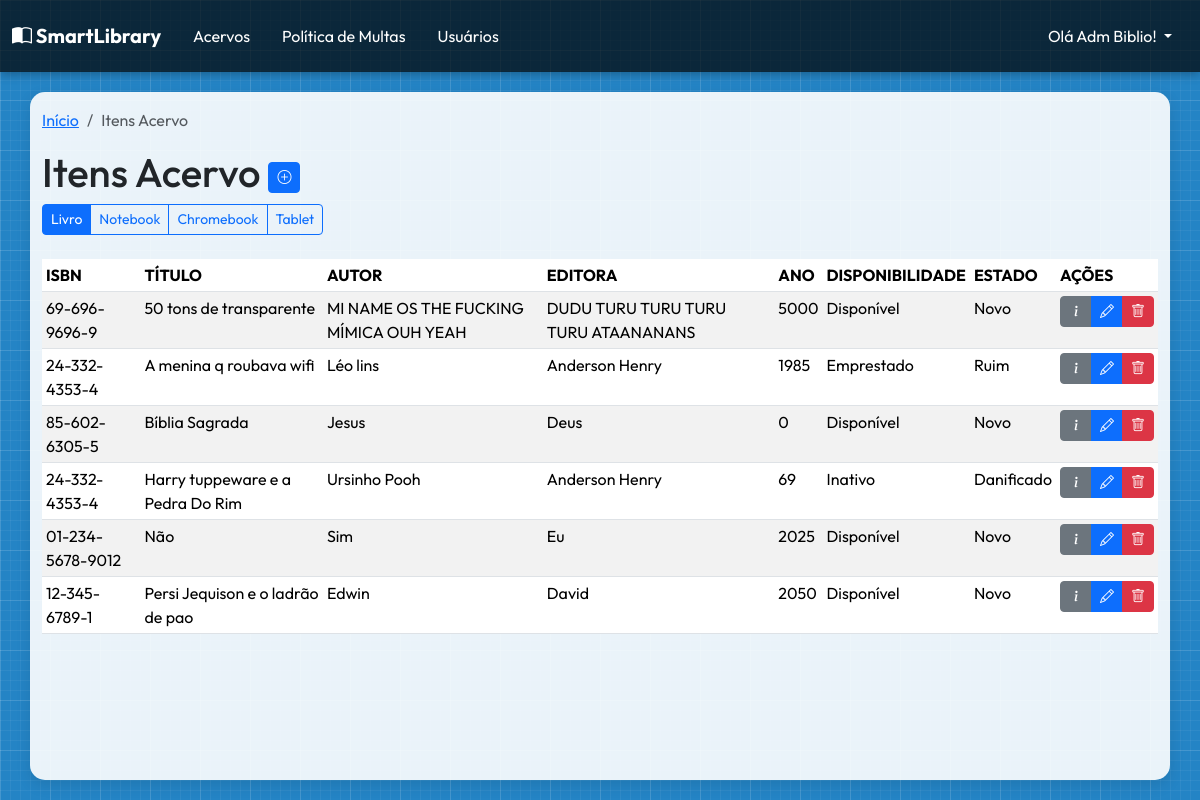
The page /collection-item/ (signed in) on the database its author committed.
### user/models.py (models this page shows, shortened)
class User(AbstractUser):
    LEITOR = 0
    FUNCIONARIO = 1
    BIBLIOTECARIO = 2
    STATUS_ATIVO = 0
    STATUS_BLOQUEADO = 1
    STATUS_SUSPENSO = 2
    USERS_TYPES_LIST = [
        (LEITOR, "Leitor"),
        (FUNCIONARIO, "Funcionário"),
        (BIBLIOTECARIO, "Bibliotecário"),
    ]
    STATUS_CHOICES = [
        (STATUS_ATIVO, "Ativo"),
        (STATUS_BLOQUEADO, "Bloqueado"),
        (STATUS_SUSPENSO, "Suspenso"),
    ]
    type_user = models.PositiveSmallIntegerField(
        choices=USERS_TYPES_LIST, default=LEITOR, verbose_name="Tipo de Usuário"
    )
    status = models.PositiveSmallIntegerField(
        choices=STATUS_CHOICES, default=STATUS_ATIVO, verbose_name="Status"
    )
    last_modified_by = models.ForeignKey(
        "self",
        on_delete=models.SET_NULL,
        null=True,
        blank=True,
        related_name="modifier",
    )
    username = models.CharField(
        max_length=150,
        unique=True,
        verbose_name="Nome Completo",
        validators=[validate_name],
        help_text="Digite seu nome e sobrenome com letra maiúscula no começo",
    )
    cpf = models.CharField(
        max_length=11,
        unique=True,
        verbose_name="CPF",
        validators=[MinLengthValidator(11), validate_cpf],
        help_text="Não use pontos nem traços",
    )
    phone = models.CharField(
        max_length=11,
        verbose_name="Telefone",
        validators=[MinLengthValidator(10), validate_phone],
        help_text="Digite seu número de celular ou telefone fixo, adicione também seu DDD.",
    )
    cgm = models.CharField(
        max_length=10,
        blank=True,
        null=True,
        unique=True,
        verbose_name="CGM",
        validators=[validate_cgm],
        help_text="Código Geral de Matrícula (10 dígitos)",
    )
    USERNAME_FIELD = "username"
    REQUIRED_FIELDS = ["email", "phone", "cpf"]
    class Meta:
        verbose_name = "Usuário"
        verbose_name_plural = "Usuários"
        ordering = ["type_user", "username"]
    def __str__(self):
        return self.username

### collection_item/models.py (models this page shows, shortened)
class CollectionItem(models.Model):
    LIVRO = 0
    NOTEBOOK = 1
    CHROMEBOOK = 2
    TABLET = 3
    COLLECTION_TYPES = [
        (LIVRO, "Livro"),
        (NOTEBOOK, "Notebook"),
        (CHROMEBOOK, "Chromebook"),
        (TABLET, "Tablet"),
    ]
    type = models.PositiveSmallIntegerField(
        choices=COLLECTION_TYPES,
        default=LIVRO,
        verbose_name="Tipo de Acervo",
        null=False,
        blank=False,
    )
    NOVO = 0
    BOM = 1
    REGULAR = 2
    RUIM = 3
    DANIFICADO = 4
    ESTADO_CONSEVACAO = {
        NOVO: "Novo",
        BOM: "Bom",
        REGULAR: "Regular",
        RUIM: "Ruim",
        DANIFICADO: "Danificado",
    }
    preservation = models.PositiveSmallIntegerField(
        verbose_name="Estado de Conservação",
        choices=ESTADO_CONSEVACAO,
        null=False,
        blank=False,
        default=NOVO,
    )
    DISPONIVEL = 0
    EMPRESTADO = 1
    RESERVADO = 2
    INATIVO = 3
    ESTADO_DISPONIVEL = {
        DISPONIVEL: "Disponível",
        EMPRESTADO: "Emprestado",
        RESERVADO: "Reservado",
        INATIVO: "Inativo",
    }
    availability = models.PositiveSmallIntegerField(
        verbose_name="Disponibilidade",
        choices=ESTADO_DISPONIVEL,
        null=False,
        blank=False,
        default=DISPONIVEL,
    )
    class Meta:
        verbose_name = "Item do Acervo"
        verbose_name_plural = "Itens do Acervo"
        ordering = ["type", "availability", "preservation"]
    def preservation_display(self):
        return self.ESTADO_CONSEVACAO.get(self.preservation, "Desconhecido")
    def availability_display(self):
        return self.ESTADO_DISPONIVEL.get(self.availability, "Desconhecido")

class Book(CollectionItem):
    isbn = models.CharField(
        verbose_name="ISBN",
        max_length=13,
        help_text="Digite apenas números",
        validators=[validate_isbn],
    )
    title = models.CharField(verbose_name="Título da Obra", max_length=100)
    author = models.CharField(verbose_name="Autor da Obra", max_length=50)
    publisher = models.CharField(verbose_name="Editora da Obra", max_length=50)
    year_pub = models.IntegerField(verbose_name="Ano de Publicação")
    class Meta:
        verbose_name = "Livro"
        verbose_name_plural = "Livros"
        ordering = ["title"]
    def isbn_display(self):
        isbn = self.isbn
        if isbn != 13:
            return isbn[:2] + "-" + isbn[2:5] + "-" + isbn[5:9] + "-" + isbn[9:]

class CollectionItem(models.Model):
    LIVRO = 0
    NOTEBOOK = 1
    CHROMEBOOK = 2
    TABLET = 3
    COLLECTION_TYPES = [
        (LIVRO, "Livro"),
        (NOTEBOOK, "Notebook"),
        (CHROMEBOOK, "Chromebook"),
        (TABLET, "Tablet"),
    ]
    type = models.PositiveSmallIntegerField(
        choices=COLLECTION_TYPES,
        default=LIVRO,
        verbose_name="Tipo de Acervo",
        null=False,
        blank=False,
    )
    NOVO = 0
    BOM = 1
    REGULAR = 2
    RUIM = 3
    DANIFICADO = 4
    ESTADO_CONSEVACAO = {
        NOVO: "Novo",
        BOM: "Bom",
        REGULAR: "Regular",
        RUIM: "Ruim",
        DANIFICADO: "Danificado",
    }
    preservation = models.PositiveSmallIntegerField(
        verbose_name="Estado de Conservação",
        choices=ESTADO_CONSEVACAO,
        null=False,
        blank=False,
        default=NOVO,
    )
    DISPONIVEL = 0
    EMPRESTADO = 1
    RESERVADO = 2
    INATIVO = 3
    ESTADO_DISPONIVEL = {
        DISPONIVEL: "Disponível",
        EMPRESTADO: "Emprestado",
        RESERVADO: "Reservado",
        INATIVO: "Inativo",
    }
    availability = models.PositiveSmallIntegerField(
        verbose_name="Disponibilidade",
        choices=ESTADO_DISPONIVEL,
        null=False,
        blank=False,
        default=DISPONIVEL,
    )
    class Meta:
        verbose_name = "Item do Acervo"
        verbose_name_plural = "Itens do Acervo"
        ordering = ["type", "availability", "preservation"]
    def preservation_display(self):
        return self.ESTADO_CONSEVACAO.get(self.preservation, "Desconhecido")
    def availability_display(self):
        return self.ESTADO_DISPONIVEL.get(self.availability, "Desconhecido")

### collection_item/views.py (the view)
class CollectionItemListView(LoginRequiredMixin, ListView):
    template_name = "collection_item/collectionitem_list.html"
    context_object_name = "items_list"
    def get_queryset(self):
        self.selected_type = int(self.request.GET.get("type", 0))
        if self.selected_type == CollectionItem.LIVRO:
            return Book.objects.all()
        else:
            return Equipment.objects.filter(type=self.selected_type)
    def get_context_data(self, **kwargs):
        context = super().get_context_data(**kwargs)
        context["collection_types"] = CollectionItem.COLLECTION_TYPES
        context["selected_type"] = self.selected_type
        return context

### collection_item/templates/collection_item/collectionitem_list.html (shortened to what this page needs)
{%extends "base.html"%}
{% block breadcrumbs %}
    <ol class="breadcrumb">
        <li class="breadcrumb-item"><a href="{% url "home_page" %}">Início</a></li>
        <li class="breadcrumb-item active" aria-current="page">Itens Acervo</li>
    </ol>
{% endblock breadcrumbs %}
{% block main_content %}
    <h1>Itens Acervo {% if user.type_user == 2 %} <a href="{% url "collection_item_create" %}" class="btn btn-primary btn-sm" data-bs-toggle="tooltip" data-bs-title="Cadastrar Item de Acervo"><i class="bi bi-plus-circle"></i></a>{% endif %}</h1>
        <div class="btn-group mb-4" role="group">
            {% for type_value, type_name in collection_types %}
            <a href="?type={{type_value}}" class="btn btn-sm {% if selected_type == type_value %}btn-primary{% else %}btn-outline-primary{% endif %}">{{type_name}}</a>
            {% endfor %}
        </div>
    <div class="table-responsive" id="id-equipment-table">
        <table class="table table-striped table-hover table-sm">
            <thead>
                <tr>
                    {% if selected_type == 0 %}
                        <th>ISBN</th>
                        <th>TÍTULO</th>
                        <th>AUTOR</th>
                        <th>EDITORA</th>
                        <th>ANO</th>
                    {% else %}
                        <th>NÚMERO DE SÉRIE</th>
                        <th>MODELO/MARCA</th>
                        <th>ESPECIFICAÇÃO</th>
                    {% endif %}
                    <th>DISPONIBILIDADE</th>
                    <th>ESTADO</th>
                    <th>AÇÕES</th>
                </tr>
            </thead>
            <tbody>
                {% for item in items_list %}
                <tr>
                    {% if selected_type == 0 %}
                        <td>{{item.isbn_display}}</td>
                        <td>{{item.title}}</td>
                        <td>{{item.author}}</td>
                        <td>{{item.publisher}}</td>
                        <td>{{item.year_pub}}</td>
                    {% else %}
                        <td>{{item.serial_number}}</td>
                        <td>{{item.brand}}</td>
                        <td>{{item.specifications|truncatechars:50}}</td>
                    {% endif %}
                    <td>{{item.availability_display}}</td>
                    <td>{{item.preservation_display}}</td>
                    <td>
                        <div class="btn-group">
                            <a href="{% url "collection_item_detail" pk=item.id %}" class="btn btn-secondary btn-sm" data-bs-toggle="tooltip" data-bs-title="Informações do Item"><i class="bi bi-info-lg"></i></a>
                            {% if user.type_user == 2 %}
                            <a href="{% url 'collection_item_update' item.id %}" class="btn btn-sm btn-primary" title="Editar Item" data-bs-toggle="tooltip" data-bs-title="Editar Item">
                                <i class="bi bi-pencil"></i>
                            </a>
                            <a href="{% url "collection_item_delete" item.id %}"class="btn btn-sm btn-danger" title="Excluir" data-bs-toggle="tooltip" data-bs-title="Excluir Item" >
                                <i class="bi bi-trash"></i>
                            </a>
                            {% endif %}
                        </div>
                    </td>
                </tr>
                {% empty %}
                <tr>
                    <td colspan="{% if selected_type == 0 %} 8 {% else %} 6 {% endif %}" class="text-center">Nenhum item encontrado</td>
                </tr>
                {% endfor %}
            </tbody>
        </table>
    </div>
    <div class="pagination">
    </div>
{% endblock main_content %}

### templates/base.html (shortened to what this page needs)
{% load static %}
<!DOCTYPE html>
<html lang="pt-br">
<head>
    <link href="https://cdn.jsdelivr.net/npm/bootstrap@5.3.6/dist/css/bootstrap.min.css" rel="stylesheet">
    <link rel="stylesheet" href="{% static "css/style.css" %}">
</head>
<body>
    <header>
        <nav class="navbar navbar-expand-lg" data-bs-theme="dark" style="width: 100%;">
        <div class="container-fluid">
                <div class="logo">
                    <a class="navbar-brand" href="{% url "home_page" %}"><i class="bi bi-book-half"></i> SmartLibrary</a>
                </div>
                <div class="collapse navbar-collapse" id="navbarNavDropdown">
                    <ul class="navbar-nav flex-fill">
                        {% if user.is_authenticated %}
                                <li class="nav-item p-2"><a class="nav-link active button-jump" aria-current="page" href="{% url "collection_item_list" %}">Acervos</a></li>
                            {% if user.type_user == 2 %}
                                <li class="nav-item p-2"><a class="nav-link active button-jump" aria-current="page" href="{% url "delay_policy_list" %}">Política de Multas</a></li>
                                <li class="nav-item p-2">
                                    <a class="nav-link active button-jump" aria-current="page" href="{% url "user_list" %}">Usuários</a>
                                </li>
                            {% endif %}
                        {% endif %}
                    </ul>
                    <ul class="navbar-nav ms-auto">
                        {% if not user.is_authenticated %}
                            <li class="nav-item p-2">
                                <a class="nav-link active button-jump" href="{% url "user_login" %}"><i class="bi bi-person-circle"></i> Entrar</a>
                            </li>
                        {% else %}
                            <li class="nav-item dropdown p-2">
                                <a class="nav-link dropdown-toggle text-white" href="#" role="button" data-bs-toggle="dropdown" aria-expanded="false">
                                    Olá {{ user }}!
                                </a>
                            </li>
                        {% endif %}
                    </ul>
                </div>
            </div>
        </nav>
    </header>
    <main class="container">
        {% block breadcrumbs %}
        {% endblock breadcrumbs %}
        {% block main_content %}
        {% endblock main_content %}
    </main>
</body>
</html>

### static/css/style.css (style rules this page uses)
* { font-family: "Outfit", sans-serif; }
:root { --primary-color: #2484c5; --secondary-color: #f8f9fa; }
body { min-height: 100vh; margin: 0; background-color: var(--primary-color); background-image: linear-gradient(rgba(255, 255, 255, 0.1) 1px, transparent 1px), linear-gradient(90deg, rgba(255, 255, 255, 0.1) 1px, transparent 1px), linear-gradient(rgba(255, 255, 255, 0.05) 1px, transparent 1px), linear-gradient(90deg, rgba(255, 255, 255, 0.05) 1px, transparent 1px); background-size: 50px 50px, 50px 50px, 10px 10px, 10px 10px; position: relative; overflow-x: hidden; display: flex; flex-direction: column; font-family: 'Segoe UI', Tahoma, Geneva, Verdana, sans-serif; }
header { background-color: rgba(0, 0, 0, 0.7); color: white; box-shadow: 0 2px 10px rgba(0, 0, 0, 0.3); display: flex; justify-content: space-between; align-items: center; }
.logo { font-size: 1.5rem; font-weight: bold; display: flex; align-items: center; gap: 10px; }
main { flex: 1; padding: 1rem 2rem; background-color: rgba(255, 255, 255, 0.9); margin: 20px; border-radius: 15px; box-shadow: 0 5px 15px rgba(0, 0, 0, 0.1); }
.button-jump { transition: transform 0.3s ease, box-shadow 0.3s ease; }

### rows shown on the page
User: username "Adm Biblio"
Book: isbn_display "69-696-9696-9", title "50 tons de transparente", author "MI NAME OS THE FUCKING MÍMICA OUH YEAH", publisher "DUDU TURU TURU TURU TURU ATAANANANS", year_pub "5000", availability_display "Disponível", preservation_display "Novo"
Book: isbn_display "24-332-4353-4", title "A menina q roubava wifi", author "Léo lins", publisher "Anderson Henry", year_pub "1985", availability_display "Emprestado", preservation_display "Ruim"
Book: isbn_display "85-602-6305-5", title "Bíblia Sagrada", author "Jesus", publisher "Deus", year_pub "0", availability_display "Disponível", preservation_display "Novo"
Book: isbn_display "24-332-4353-4", title "Harry tuppeware e a Pedra Do Rim", author "Ursinho Pooh", publisher "Anderson Henry", year_pub "69", availability_display "Inativo", preservation_display "Danificado"
Book: isbn_display "01-234-5678-9012", title "Não", author "Sim", publisher "Eu", year_pub "2025", availability_display "Disponível", preservation_display "Novo"
Book: isbn_display "12-345-6789-1", title "Persi Jequison e o ladrão de pao", author "Edwin", publisher "David", year_pub "2050", availability_display "Disponível", preservation_display "Novo"

### other values the page prints
{{ type_name }} "Livro" "Notebook" "Chromebook" "Tablet"
